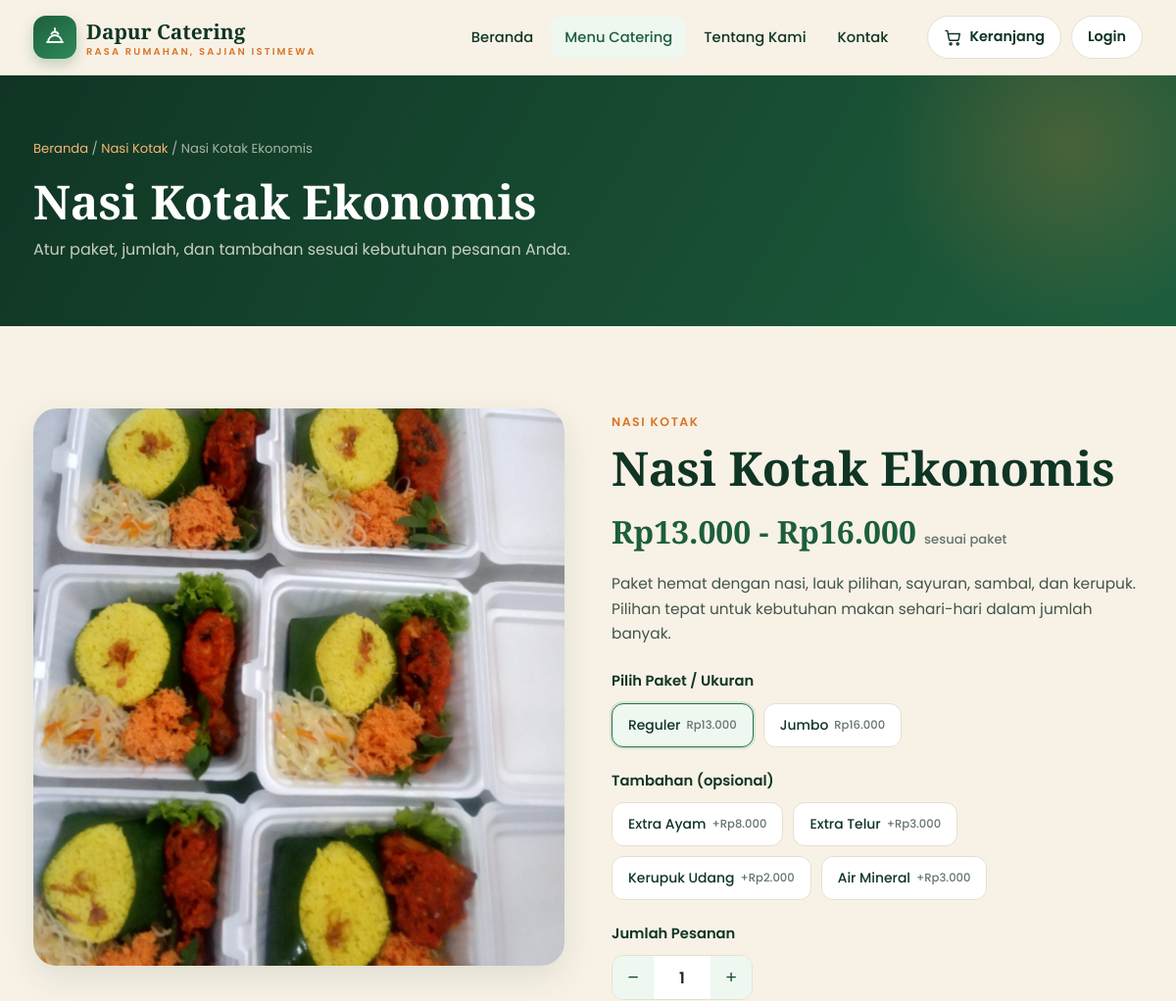
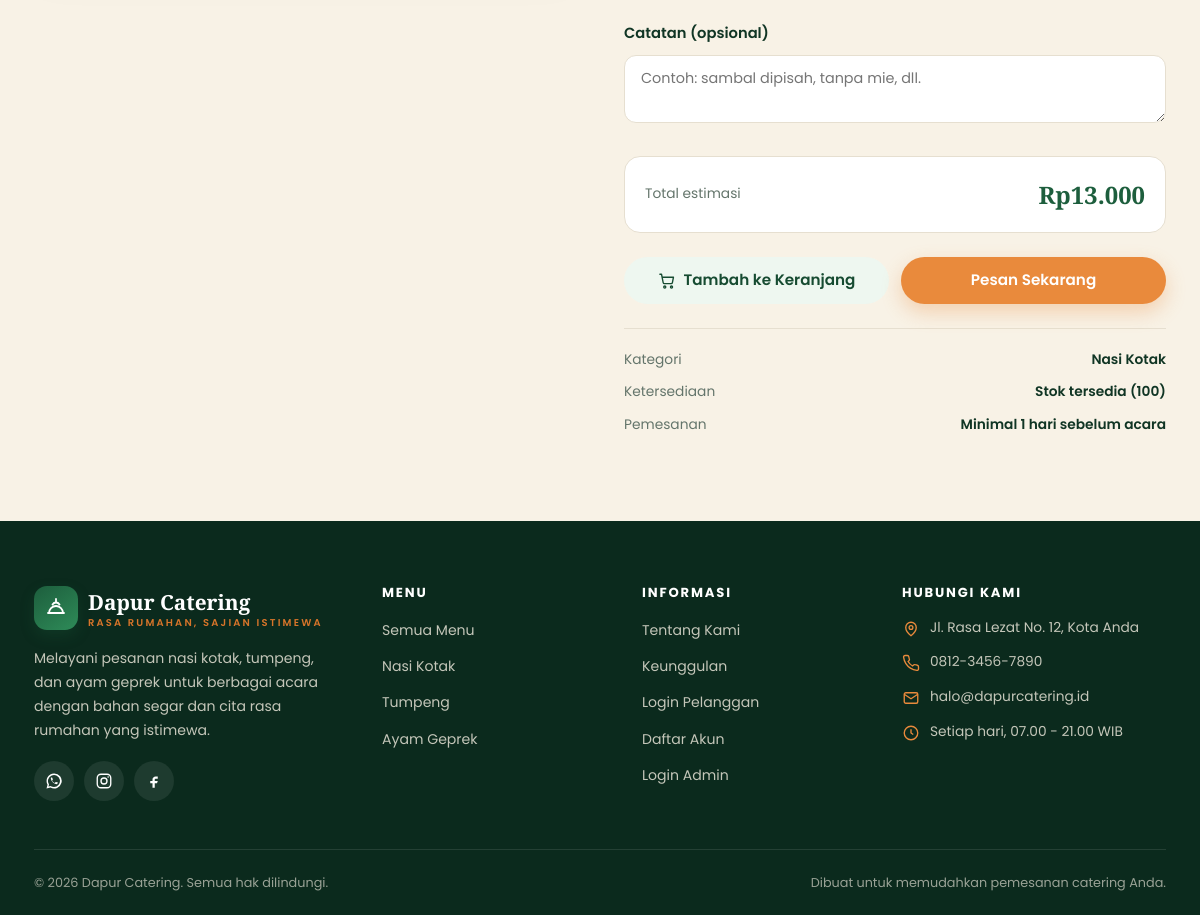
Screenshot of /product.php?slug=nasi-kotak-ekonomis with the database file from the repository (2 pictures, top to bottom).
### tables this page shows
CREATE TABLE products (
  id           INT UNSIGNED NOT NULL AUTO_INCREMENT,
  category_id  INT UNSIGNED NOT NULL,
  name         VARCHAR(150) NOT NULL,
  slug         VARCHAR(180) NOT NULL,
  description  TEXT DEFAULT NULL,
  image        VARCHAR(255) DEFAULT NULL,
  base_price   DECIMAL(12,2) NOT NULL DEFAULT 0,
  stock        INT NOT NULL DEFAULT 0,
  is_available TINYINT(1) NOT NULL DEFAULT 1,
  is_featured  TINYINT(1) NOT NULL DEFAULT 0,
  created_at   TIMESTAMP NOT NULL DEFAULT CURRENT_TIMESTAMP,
  PRIMARY KEY (id),
  UNIQUE KEY uq_products_slug (slug),
  KEY idx_products_category (category_id),
  CONSTRAINT fk_products_category
    FOREIGN KEY (category_id) REFERENCES categories (id)
    ON DELETE CASCADE ON UPDATE CASCADE
);

CREATE TABLE categories (
  id          INT UNSIGNED NOT NULL AUTO_INCREMENT,
  name        VARCHAR(100) NOT NULL,
  slug        VARCHAR(120) NOT NULL,
  description TEXT DEFAULT NULL,
  image       VARCHAR(255) DEFAULT NULL,
  created_at  TIMESTAMP NOT NULL DEFAULT CURRENT_TIMESTAMP,
  PRIMARY KEY (id),
  UNIQUE KEY uq_categories_slug (slug)
);

CREATE TABLE product_variants (
  id         INT UNSIGNED NOT NULL AUTO_INCREMENT,
  product_id INT UNSIGNED NOT NULL,
  name       VARCHAR(100) NOT NULL,
  price      DECIMAL(12,2) NOT NULL DEFAULT 0,
  PRIMARY KEY (id),
  KEY idx_variants_product (product_id),
  CONSTRAINT fk_variants_product
    FOREIGN KEY (product_id) REFERENCES products (id)
    ON DELETE CASCADE ON UPDATE CASCADE
);

CREATE TABLE product_addons (
  id         INT UNSIGNED NOT NULL AUTO_INCREMENT,
  product_id INT UNSIGNED NOT NULL,
  name       VARCHAR(100) NOT NULL,
  price      DECIMAL(12,2) NOT NULL DEFAULT 0,
  PRIMARY KEY (id),
  KEY idx_addons_product (product_id),
  CONSTRAINT fk_addons_product
    FOREIGN KEY (product_id) REFERENCES products (id)
    ON DELETE CASCADE ON UPDATE CASCADE
);

### includes/functions.php (called while the page is built, shortened)
<?php
function url(string $path = ''): string
{
    return BASE_URL . '/' . ltrim($path, '/');
}
function e($value): string
{
    return htmlspecialchars((string) $value, ENT_QUOTES, 'UTF-8');
}
function rupiah($amount): string
{
    return 'Rp' . number_format((float) $amount, 0, ',', '.');
}
function product_image(?string $path): string
{
    $path = trim((string) $path);
    $absolute = __DIR__ . '/../' . ltrim($path, '/');
    if (is_file($absolute)) {
        return url($path);
    }
    return url('assets/img/placeholder.svg');
}
function get_product_by_slug(string $slug): ?array
{
    $stmt = db()->prepare(
        'SELECT p.*, c.name AS category_name, c.slug AS category_slug
         FROM products p JOIN categories c ON c.id = p.category_id
         WHERE p.slug = ?'
    );
    $stmt->execute([$slug]);
    return $stmt->fetch() ?: null;
}
function get_product_variants(int $productId): array
{
    $stmt = db()->prepare('SELECT * FROM product_variants WHERE product_id = ? ORDER BY id ASC');
    $stmt->execute([$productId]);
    return $stmt->fetchAll();
}
function get_product_addons(int $productId): array
{
    $stmt = db()->prepare('SELECT * FROM product_addons WHERE product_id = ? ORDER BY id ASC');
    $stmt->execute([$productId]);
    return $stmt->fetchAll();
}
function product_price_label(array $product): string
{
    $min = $product['min_price'] ?? $product['base_price'] ?? null;
    $max = $product['max_price'] ?? null;
    if ($max !== null && (float) $max > (float) $min) {
        return rupiah($min) . ' - ' . rupiah($max);
    }
    return rupiah($min);
}

### config/database.php (called while the page is built, shortened)
<?php
function db(): PDO
{
    static $pdo = null;
    if ($pdo === null) {
        $dsn = sprintf(
            'mysql:host=%s;port=%s;dbname=%s;charset=utf8mb4',
            DB_HOST,
            DB_PORT,
            DB_NAME
        );
        try {
            $pdo = new PDO($dsn, DB_USER, DB_PASS, [
                PDO::ATTR_ERRMODE            => PDO::ERRMODE_EXCEPTION,
                PDO::ATTR_DEFAULT_FETCH_MODE => PDO::FETCH_ASSOC,
                PDO::ATTR_EMULATE_PREPARES   => false,
            ]);
        } catch (PDOException $e) {
            http_response_code(500);
            die('Koneksi database gagal. Pastikan MySQL berjalan dan database sudah diimpor. '
                . '<br><small>' . htmlspecialchars($e->getMessage()) . '</small>');
        }
    }
    return $pdo;
}

### product.php (the view, shortened to what this page needs)
<?php
$slug = isset($_GET['slug']) ? trim((string) $_GET['slug']) : '';
$product = $slug !== '' ? get_product_by_slug($slug) : null;
    ?>
    <?php
$variants = get_product_variants((int) $product['id']);
$addons = get_product_addons((int) $product['id']);
$defaultVariant = $variants[0] ?? null;
$displayPrice = $defaultVariant ? (float) $defaultVariant['price'] : (float) $product['base_price'];
$priceLabel = product_price_label(array_merge($product, [
    'min_price' => $variants ? min(array_map(static fn ($v) => (float) $v['price'], $variants)) : (float) $product['base_price'],
    'max_price' => $variants ? max(array_map(static fn ($v) => (float) $v['price'], $variants)) : (float) $product['base_price'],
]));
require __DIR__ . '/includes/header.php';
?>
<section class="page-hero">
    <div class="container">
        <div class="breadcrumb">
            <a href="<?= url('index.php') ?>">Beranda</a> /
            <a href="<?= url('menu.php?category=' . urlencode($product['category_slug'])) ?>"><?= e($product['category_name']) ?></a> /
            <?= e($product['name']) ?>
        </div>
        <h1><?= e($product['name']) ?></h1>
        <p>Atur paket, jumlah, dan tambahan sesuai kebutuhan pesanan Anda.</p>
    </div>
</section>
<section class="section section--cream">
    <div class="container">
        <div class="product-detail">
            <div class="detail-media reveal">
                <img src="<?= e(product_image($product['image'])) ?>" alt="<?= e($product['name']) ?>">
            </div>
            <div class="reveal">
                <span class="detail-cat"><?= e($product['category_name']) ?></span>
                <h1 class="detail-title"><?= e($product['name']) ?></h1>
                <div class="detail-price">
                    <?= e($priceLabel) ?>
                    <small><?= $variants ? 'sesuai paket' : 'per porsi' ?></small>
                </div>
                <p class="detail-desc"><?= nl2br(e($product['description'] ?? '')) ?></p>
                <?php if (!(int) $product['is_available'] || (int) $product['stock'] === 0): ?>
                    <div class="alert alert-warning" style="box-shadow:none">Menu ini sedang tidak tersedia. Silakan pilih menu lain.</div>
                <?php else: ?>
                <form
                    data-product-form
                    data-base-price="<?= e((string) $displayPrice) ?>"
                    data-api="<?= url('api/cart.php') ?>"
                    data-checkout="<?= url('checkout.php') ?>"
                    method="post"
                    action="<?= url('cart.php') ?>"
                >
                    <?php if ($variants): ?>
                        <div class="option-group">
                            <label class="option-label">Pilih Paket / Ukuran</label>
                            <div class="choice-grid">
                                <?php foreach ($variants as $index => $variant): ?>
                                    <label class="choice">
                                        <span>
                                            <?= e($variant['name']) ?>
                                            <small><?= e(rupiah($variant['price'])) ?></small>
                                        </span>
                                    </label>
                                <?php endforeach; ?>
                            </div>
                        </div>
                    <?php endif; ?>
                    <?php if ($addons): ?>
                        <div class="option-group">
                            <label class="option-label">Tambahan (opsional)</label>
                            <div class="choice-grid">
                                <?php foreach ($addons as $addon): ?>
                                    <label class="choice">
                                        <span>
                                            <?= e($addon['name']) ?>
                                            <small>+<?= e(rupiah($addon['price'])) ?></small>
                                        </span>
                                    </label>
                                <?php endforeach; ?>
                            </div>
                        </div>
                    <?php endif; ?>
                    <div class="option-group">
                        <label class="option-label" for="product-qty">Jumlah Pesanan</label>
                        <div class="qty-stepper">
                            <button type="button" data-step="-1" aria-label="Kurangi">&minus;</button>
                            <input id="product-qty" type="number" name="quantity" value="1" min="1" data-qty-input>
                            <button type="button" data-step="1" aria-label="Tambah">+</button>
                        </div>
                    </div>
                    <div class="option-group">
                        <label class="option-label" for="product-note">Catatan (opsional)</label>
                        <textarea id="product-note" class="detail-note" name="note" rows="2" placeholder="Contoh: sambal dipisah, tanpa mie, dll."></textarea>
                    </div>
                    <div class="detail-total">
                        <span>Total estimasi</span>
                        <strong data-detail-total><?= e(rupiah($displayPrice)) ?></strong>
                    </div>
                    <div class="detail-actions">
                        <button type="submit" name="buy_now" value="0" class="btn btn-ghost">
                            <svg width="18" height="18" viewBox="0 0 24 24" fill="none" stroke="currentColor" stroke-width="1.8" stroke-linecap="round" stroke-linejoin="round"><circle cx="9" cy="20" r="1.4"/><circle cx="18" cy="20" r="1.4"/><path d="M2.5 3h2.2l2.2 11.2a1.6 1.6 0 0 0 1.6 1.3h9.1a1.6 1.6 0 0 0 1.6-1.3l1.4-7.2H6"/></svg>
                            Tambah ke Keranjang
                        </button>
                        <button type="submit" name="buy_now" value="1" class="btn btn-accent">Pesan Sekarang</button>
                    </div>
                    <ul class="meta-list">
                        <li><span>Kategori</span><strong><?= e($product['category_name']) ?></strong></li>
                        <li><span>Ketersediaan</span><strong>Stok tersedia (<?= (int) $product['stock'] ?>)</strong></li>
                        <li><span>Pemesanan</span><strong>Minimal 1 hari sebelum acara</strong></li>
                    </ul>
                </form>
                <?php endif; ?>
            </div>
        </div>
    </div>
</section>
<?php require __DIR__ . '/includes/footer.php'; ?>

### rows the page displays
products: category.name "Nasi Kotak", name "Nasi Kotak Ekonomis", image (picture), category.name "NASI KOTAK", description "Paket hemat dengan nasi, lauk pilihan, sayuran, sambal, dan kerupuk. Pilihan tepat untuk kebutuhan makan sehari-hari dalam jumlah banyak.", stock "100"
product_variants: name "Reguler", price "Rp13.000"
product_variants: name "Jumbo", price "Rp16.000"
product_addons: name "Extra Ayam", price "Rp8.000"
product_addons: name "Extra Telur", price "Rp3.000"
product_addons: name "Kerupuk Udang", price "Rp2.000"
product_addons: name "Air Mineral", price "Rp3.000"

### other values shown
$priceLabel "Rp13.000 - Rp16.000"
APP_NAME "Dapur Catering"
